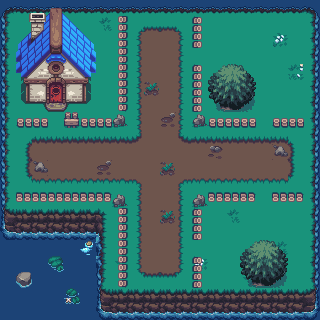

Tiled map render using the project's own tile images. Description and the map definition, with tile-layer contents summarised, below:
An orthogonal 20x20 tile map with 16x16 px tiles, 2 tile layers (Tile Layer 1, Tile Layer 2) and 4 objects.

<map version="1.10" tiledversion="1.10.2" orientation="orthogonal" renderorder="right-down" width="20" height="20" tilewidth="16" tileheight="16" infinite="0" nextlayerid="7" nextobjectid="9">
 <tileset firstgid="1" source="tileset.tsx" />
 <layer id="1" name="Tile Layer 1" width="20" height="20">
  <data>[400 cells, 400 non-empty, 41 distinct tile ids]</data>
 </layer>
 <layer id="2" name="Tile Layer 2" width="20" height="20">
  <data>[400 cells, 104 non-empty, 51 distinct tile ids]</data>
 </layer>
 <objectgroup color="#aa0000" id="5" name="collision">
  <object id="6" x="64" y="128">
   <polyline points="0,0 64,0 64,-112 128,-112 128,-80 144,-80 144,-112 240,-112 240,-16 208,-16 208,0 240,0 240,64 208,64 208,80 240,80 240,160 224,160 224,112 176,112 176,160 144,160 144,128 128,128 128,160 64,160 64,64 -48,64 -48,0 -16,0 -16,-32 0,-32 0,0" />
  </object>
  <object id="7" x="192" y="64" width="64" height="64" />
  <object id="8" x="208" y="240">
   <polygon points="0,0 -16,0 -16,-48 48,-48 48,-32 0,-32" />
  </object>
 </objectgroup>
 <objectgroup id="3" name="gameObjects" />
 <objectgroup id="4" name="startPlayerLocation">
  <object id="1" x="48" y="112">
   <point />
  </object>
 </objectgroup>
</map>